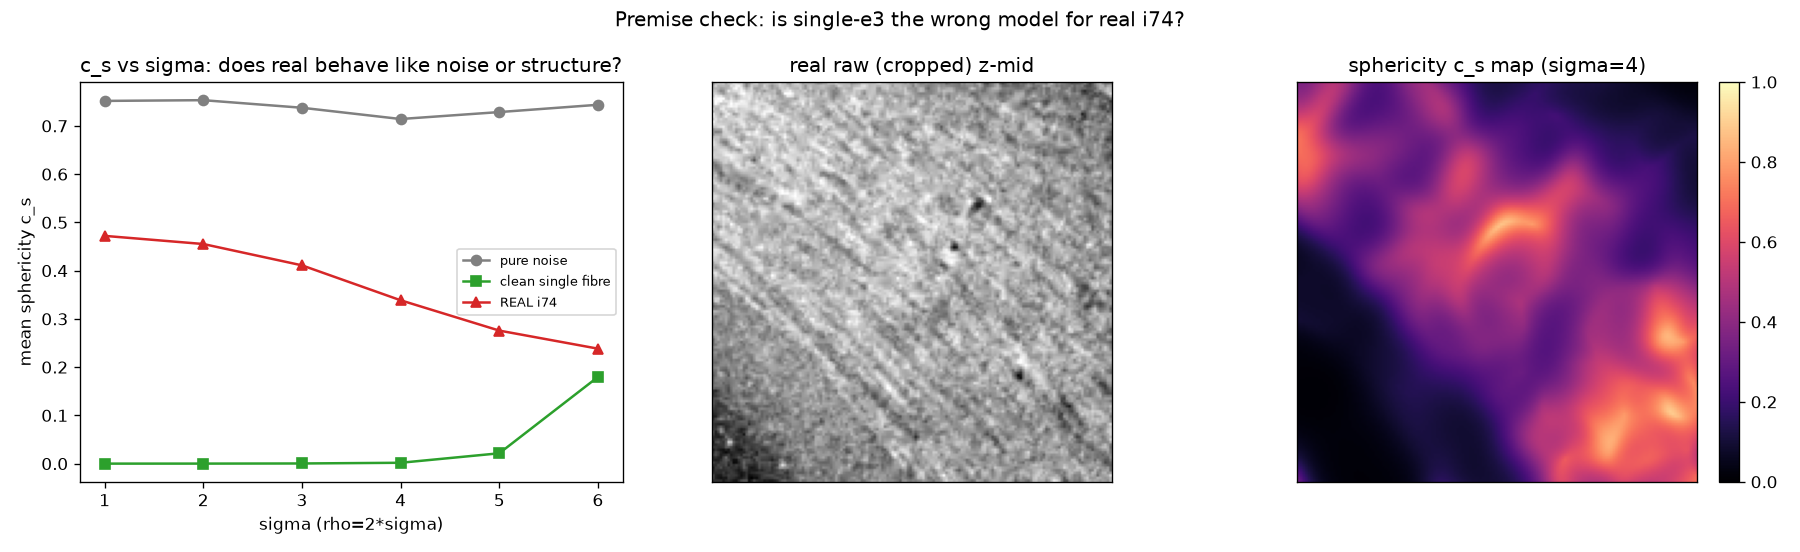

The script that saved this image:
"""
premise_check.py -- question the premise (option 1)

Is the real i74 chunk's pervasive high sphericity (median c_s~0.33) GENUINE
multi-orientation structure -- meaning single-e3 fibre extraction is the wrong
model for much of the volume -- or is it noise/PSF inflation?

Decisive test: process THREE volumes identically across a sigma sweep (rho=2*sigma)
and compare mean sphericity vs sigma:
  * pure noise      -- noise-driven c_s should DECAY as sigma grows (rho
                       integration averages random gradients toward isotropy...
                       actually toward the noise floor; the point is it MOVES).
  * clean single    -- genuine single orientation; c_s stays ~0 at all sigma.
  * real interior   -- if it stays HIGH while noise behaves differently and the
                       single fibre stays low, the high c_s is real structure.

Plus a spatial/visual read: are high-c_s voxels organised (coherent regions =
genuine crossings/junctions) or salt-and-pepper (noise)?

Reuses load_interior + sphericity_field (selfcalib_threshold), make_single_fibre_3d
+ _noise_volume (crossing_shape_3d), fibre_direction (orthogonality_residual).
"""

import numpy as np

from selfcalib_threshold import load_interior, sphericity_field
from crossing_shape_3d import make_single_fibre_3d, _noise_volume, shape_measures
from orthogonality_residual import fibre_direction, crop_margin, _crop3

SIGMAS = [1.0, 2.0, 3.0, 4.0, 5.0, 6.0]


def _mean_cs_vs_sigma(vol, label):
    means, meds = [], []
    for s in SIGMAS:
        cs = sphericity_field(vol, s, 2 * s).ravel()
        cs = cs[np.isfinite(cs)]
        means.append(float(cs.mean())); meds.append(float(np.median(cs)))
        print(f"  {label:14s} sigma={s:.0f} rho={2*s:.0f} | mean c_s={cs.mean():.3f}  median={np.median(cs):.3f}")
    return np.array(means), np.array(meds)


if __name__ == "__main__":
    import matplotlib
    matplotlib.use("Agg")
    import matplotlib.pyplot as plt

    print("=" * 70)
    print("PREMISE CHECK -- is real high c_s genuine structure or noise?")

    noise = _noise_volume((96, 96, 96), seed=0)
    single, _ = make_single_fibre_3d(theta_deg=20.0, noise_sigma=0.0)
    real = load_interior()
    print(f"  real interior {real.shape}")

    print("  --- mean sphericity vs sigma ---")
    n_m, n_md = _mean_cs_vs_sigma(noise, "pure noise")
    s_m, s_md = _mean_cs_vs_sigma(single, "single fibre")
    r_m, r_md = _mean_cs_vs_sigma(real, "REAL i74")

    # How much of the real volume is single-e3-inappropriate at the onset sigma
    # (c_s high => lambda3 ~ lambda1,2 => no clear plane => e3 ill-defined)?
    cs4 = sphericity_field(real, 4.0, 8.0).ravel()
    cs4 = cs4[np.isfinite(cs4)]
    for thr in (0.3, 0.5):
        print(f"  REAL: fraction with c_s>{thr} at sigma=4 = {(cs4 > thr).mean():.2%}")
    # single-fibre-like fraction (clean planar, trustworthy for single e3)
    print(f"  REAL: fraction with c_s<0.15 (single-fibre-like) = {(cs4 < 0.15).mean():.2%}")
    print("=" * 70)

    # ---- figure: (a) c_s vs sigma curves; (b) raw slice; (c) c_s map ----
    fig = plt.figure(figsize=(15, 4.6))
    ax1 = fig.add_subplot(1, 3, 1)
    ax1.plot(SIGMAS, n_m, "o-", color="0.5", label="pure noise")
    ax1.plot(SIGMAS, s_m, "s-", color="tab:green", label="clean single fibre")
    ax1.plot(SIGMAS, r_m, "^-", color="tab:red", label="REAL i74")
    ax1.set_xlabel("sigma (rho=2*sigma)"); ax1.set_ylabel("mean sphericity c_s")
    ax1.set_title("c_s vs sigma: does real behave like noise or structure?")
    ax1.legend(fontsize=8)

    # spatial read at the onset sigma
    z = real.shape[0] // 2
    m = crop_margin(4.0, 8.0)
    cs_map = sphericity_field(real, 4.0, 8.0)
    zc = cs_map.shape[0] // 2
    raw_c = _crop3(real, m)
    ax2 = fig.add_subplot(1, 3, 2)
    ax2.imshow(raw_c[zc], cmap="gray"); ax2.set_title(f"real raw (cropped) z-mid")
    ax2.set_xticks([]); ax2.set_yticks([])
    ax3 = fig.add_subplot(1, 3, 3)
    im = ax3.imshow(cs_map[zc], cmap="magma", vmin=0, vmax=1)
    ax3.set_title("sphericity c_s map (sigma=4)"); ax3.set_xticks([]); ax3.set_yticks([])
    fig.colorbar(im, ax=ax3, fraction=0.046, pad=0.04)
    fig.suptitle("Premise check: is single-e3 the wrong model for real i74?")
    fig.tight_layout(); fig.savefig("premise_check.png", dpi=120)
    print("  saved premise_check.png")
